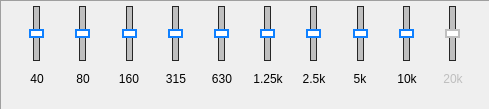
             <widget class="QFrame" name="EQ2_frame3">
              <property name="sizePolicy">
               <sizepolicy hsizetype="Fixed" vsizetype="Fixed">
                <horstretch>0</horstretch>
                <verstretch>0</verstretch>
               </sizepolicy>
              </property>
              <property name="minimumSize">
               <size>
                <width>490</width>
                <height>110</height>
               </size>
              </property>
              <property name="maximumSize">
               <size>
                <width>490</width>
                <height>110</height>
               </size>
              </property>
              <property name="frameShape">
               <enum>QFrame::Panel</enum>
              </property>
              <property name="frameShadow">
               <enum>QFrame::Sunken</enum>
              </property>
              <layout class="QHBoxLayout" name="horizontalLayout_5">
               <property name="topMargin">
                <number>5</number>
               </property>
               <property name="bottomMargin">
                <number>11</number>
               </property>
               <item>
                <spacer name="horizontalSpacer_9">
                 <property name="orientation">
                  <enum>Qt::Horizontal</enum>
                 </property>
                 <property name="sizeType">
                  <enum>QSizePolicy::Fixed</enum>
                 </property>
                 <property name="sizeHint" stdset="0">
                  <size>
                   <width>5</width>
                   <height>20</height>
                  </size>
                 </property>
                </spacer>
               </item>
               <item>
                <layout class="QVBoxLayout" name="Band1_4">
                 <property name="spacing">
                  <number>0</number>
                 </property>
                 <item alignment="Qt::AlignHCenter">
                  <widget class="QSlider" name="EQ2_40">
                   <property name="minimumSize">
                    <size>
                     <width>0</width>
                     <height>55</height>
                    </size>
                   </property>
                   <property name="maximumSize">
                    <size>
                     <width>16777215</width>
                     <height>55</height>
                    </size>
                   </property>
                   <property name="font">
                    <font>
                     <kerning>true</kerning>
                    </font>
                   </property>
                   <property name="styleSheet">
                    <string notr="true">.QSlider::groove:vertical {
    border: 1px solid #262626;
	background: rgb(191, 191, 191);
	width: 5px;
	margin: 0 12px;
}

.QSlider::handle:vertical {
    background: white;
    border: 2px solid rgb(15, 128, 255);
    height: 5px;
    width: 10px;
	margin: 0px -5px

}</string>
                   </property>
                   <property name="minimum">
                    <number>-1</number>
                   </property>
                   <property name="maximum">
                    <number>1</number>
                   </property>
                   <property name="pageStep">
                    <number>0</number>
                   </property>
                   <property name="tracking">
                    <bool>true</bool>
                   </property>
                   <property name="orientation">
                    <enum>Qt::Vertical</enum>
                   </property>
                   <property name="invertedAppearance">
                    <bool>false</bool>
                   </property>
                   <property name="invertedControls">
                    <bool>false</bool>
                   </property>
                  </widget>
                 </item>
                 <item alignment="Qt::AlignHCenter|Qt::AlignVCenter">
                  <widget class="QLabel" name="EQ2_40_Lab">
                   <property name="minimumSize">
                    <size>
                     <width>30</width>
                     <height>0</height>
                    </size>
                   </property>
                   <property name="maximumSize">
                    <size>
                     <width>30</width>
                     <height>16777215</height>
                    </size>
                   </property>
                   <property name="text">
                    <string>40</string>
                   </property>
                   <property name="alignment">
                    <set>Qt::AlignCenter</set>
                   </property>
                  </widget>
                 </item>
                </layout>
               </item>
               <item>
                <layout class="QVBoxLayout" name="Band2_4">
                 <property name="spacing">
                  <number>0</number>
                 </property>
                 <item alignment="Qt::AlignHCenter">
                  <widget class="QSlider" name="EQ2_80">
                   <property name="minimumSize">
                    <size>
                     <width>0</width>
                     <height>55</height>
                    </size>
                   </property>
                   <property name="maximumSize">
                    <size>
                     <width>16777215</width>
                     <height>55</height>
                    </size>
                   </property>
                   <property name="font">
                    <font>
                     <kerning>true</kerning>
                    </font>
                   </property>
                   <property name="styleSheet">
                    <string notr="true">.QSlider::groove:vertical {
    border: 1px solid #262626;
	background: rgb(191, 191, 191);
	width: 5px;
	margin: 0 12px;
}

.QSlider::handle:vertical {
    background: white;
    border: 2px solid rgb(15, 128, 255);
    height: 5px;
    width: 10px;
	margin: 0px -5px

}</string>
                   </property>
                   <property name="minimum">
                    <number>-1</number>
                   </property>
                   <property name="maximum">
                    <number>1</number>
                   </property>
                   <property name="pageStep">
                    <number>0</number>
                   </property>
                   <property name="tracking">
                    <bool>true</bool>
                   </property>
                   <property name="orientation">
                    <enum>Qt::Vertical</enum>
                   </property>
                   <property name="invertedAppearance">
                    <bool>false</bool>
                   </property>
                   <property name="invertedControls">
                    <bool>false</bool>
                   </property>
                  </widget>
                 </item>
                 <item alignment="Qt::AlignHCenter|Qt::AlignVCenter">
                  <widget class="QLabel" name="EQ2_80_Lab">
                   <property name="minimumSize">
                    <size>
                     <width>30</width>
                     <height>0</height>
                    </size>
                   </property>
                   <property name="maximumSize">
                    <size>
                     <width>30</width>
                     <height>16777215</height>
                    </size>
                   </property>
                   <property name="text">
                    <string>80</string>
                   </property>
                   <property name="alignment">
                    <set>Qt::AlignCenter</set>
                   </property>
                  </widget>
                 </item>
                </layout>
               </item>
               <item>
                <layout class="QVBoxLayout" name="Band3_4">
                 <property name="spacing">
                  <number>0</number>
                 </property>
                 <item alignment="Qt::AlignHCenter">
                  <widget class="QSlider" name="EQ2_160">
                   <property name="minimumSize">
                    <size>
                     <width>0</width>
                     <height>55</height>
                    </size>
                   </property>
                   <property name="maximumSize">
                    <size>
                     <width>16777215</width>
                     <height>55</height>
                    </size>
                   </property>
                   <property name="font">
                    <font>
                     <kerning>true</kerning>
                    </font>
                   </property>
                   <property name="styleSheet">
                    <string notr="true">.QSlider::groove:vertical {
    border: 1px solid #262626;
	background: rgb(191, 191, 191);
	width: 5px;
	margin: 0 12px;
}

.QSlider::handle:vertical {
    background: white;
    border: 2px solid rgb(15, 128, 255);
    height: 5px;
    width: 10px;
	margin: 0px -5px

}</string>
                   </property>
                   <property name="minimum">
                    <number>-1</number>
                   </property>
                   <property name="maximum">
                    <number>1</number>
                   </property>
                   <property name="pageStep">
                    <number>0</number>
                   </property>
                   <property name="tracking">
                    <bool>true</bool>
                   </property>
                   <property name="orientation">
                    <enum>Qt::Vertical</enum>
                   </property>
                   <property name="invertedAppearance">
                    <bool>false</bool>
                   </property>
                   <property name="invertedControls">
                    <bool>false</bool>
                   </property>
                  </widget>
                 </item>
                 <item alignment="Qt::AlignHCenter|Qt::AlignVCenter">
                  <widget class="QLabel" name="EQ2_160_Lab">
                   <property name="minimumSize">
                    <size>
                     <width>30</width>
                     <height>0</height>
                    </size>
                   </property>
                   <property name="maximumSize">
                    <size>
                     <width>30</width>
                     <height>16777215</height>
                    </size>
                   </property>
                   <property name="text">
                    <string>160</string>
                   </property>
                   <property name="alignment">
                    <set>Qt::AlignCenter</set>
                   </property>
                  </widget>
                 </item>
                </layout>
               </item>
               <item>
                <layout class="QVBoxLayout" name="Band4_4">
                 <property name="spacing">
                  <number>0</number>
                 </property>
                 <item alignment="Qt::AlignHCenter">
                  <widget class="QSlider" name="EQ2_315">
                   <property name="minimumSize">
                    <size>
                     <width>0</width>
                     <height>55</height>
                    </size>
                   </property>
                   <property name="maximumSize">
                    <size>
                     <width>16777215</width>
                     <height>55</height>
                    </size>
                   </property>
                   <property name="font">
                    <font>
                     <kerning>true</kerning>
                    </font>
                   </property>
                   <property name="styleSheet">
                    <string notr="true">.QSlider::groove:vertical {
    border: 1px solid #262626;
	background: rgb(191, 191, 191);
	width: 5px;
	margin: 0 12px;
}

.QSlider::handle:vertical {
    background: white;
    border: 2px solid rgb(15, 128, 255);
    height: 5px;
    width: 10px;
	margin: 0px -5px

}</string>
                   </property>
                   <property name="minimum">
                    <number>-1</number>
                   </property>
                   <property name="maximum">
                    <number>1</number>
                   </property>
                   <property name="pageStep">
                    <number>0</number>
                   </property>
                   <property name="tracking">
                    <bool>true</bool>
                   </property>
                   <property name="orientation">
                    <enum>Qt::Vertical</enum>
                   </property>
                   <property name="invertedAppearance">
                    <bool>false</bool>
                   </property>
                   <property name="invertedControls">
                    <bool>false</bool>
                   </property>
                  </widget>
                 </item>
                 <item alignment="Qt::AlignHCenter|Qt::AlignVCenter">
                  <widget class="QLabel" name="EQ2_315_Lab">
                   <property name="minimumSize">
                    <size>
                     <width>30</width>
                     <height>0</height>
                    </size>
                   </property>
                   <property name="maximumSize">
                    <size>
                     <width>30</width>
                     <height>16777215</height>
                    </size>
                   </property>
                   <property name="text">
                    <string>315</string>
                   </property>
                   <property name="alignment">
                    <set>Qt::AlignCenter</set>
                   </property>
                  </widget>
                 </item>
                </layout>
               </item>
               <item>
                <layout class="QVBoxLayout" name="Band5_4">
                 <property name="spacing">
                  <number>0</number>
                 </property>
                 <item alignment="Qt::AlignHCenter">
                  <widget class="QSlider" name="EQ2_630">
                   <property name="minimumSize">
                    <size>
                     <width>0</width>
                     <height>55</height>
                    </size>
                   </property>
                   <property name="maximumSize">
                    <size>
                     <width>16777215</width>
                     <height>55</height>
                    </size>
                   </property>
                   <property name="font">
                    <font>
                     <kerning>true</kerning>
                    </font>
                   </property>
                   <property name="styleSheet">
                    <string notr="true">.QSlider::groove:vertical {
    border: 1px solid #262626;
	background: rgb(191, 191, 191);
	width: 5px;
	margin: 0 12px;
}

.QSlider::handle:vertical {
    background: white;
    border: 2px solid rgb(15, 128, 255);
    height: 5px;
    width: 10px;
	margin: 0px -5px

}</string>
                   </property>
                   <property name="minimum">
                    <number>-1</number>
                   </property>
                   <property name="maximum">
                    <number>1</number>
                   </property>
                   <property name="pageStep">
                    <number>0</number>
                   </property>
                   <property name="tracking">
                    <bool>true</bool>
                   </property>
                   <property name="orientation">
                    <enum>Qt::Vertical</enum>
                   </property>
                   <property name="invertedAppearance">
                    <bool>false</bool>
                   </property>
                   <property name="invertedControls">
                    <bool>false</bool>
                   </property>
                  </widget>
                 </item>
                 <item alignment="Qt::AlignHCenter|Qt::AlignVCenter">
                  <widget class="QLabel" name="EQ2_630_Lab">
                   <property name="minimumSize">
                    <size>
                     <width>30</width>
                     <height>0</height>
                    </size>
                   </property>
                   <property name="maximumSize">
                    <size>
                     <width>30</width>
                     <height>16777215</height>
                    </size>
                   </property>
                   <property name="text">
                    <string>630</string>
                   </property>
                   <property name="alignment">
                    <set>Qt::AlignCenter</set>
                   </property>
                  </widget>
                 </item>
                </layout>
               </item>
               <item>
                <layout class="QVBoxLayout" name="Band6_4">
                 <property name="spacing">
                  <number>0</number>
                 </property>
                 <item alignment="Qt::AlignHCenter">
                  <widget class="QSlider" name="EQ2_1250">
                   <property name="minimumSize">
                    <size>
                     <width>0</width>
                     <height>55</height>
                    </size>
                   </property>
                   <property name="maximumSize">
                    <size>
                     <width>16777215</width>
                     <height>55</height>
                    </size>
                   </property>
                   <property name="sizeIncrement">
                    <size>
                     <width>0</width>
                     <height>0</height>
                    </size>
                   </property>
                   <property name="font">
                    <font>
                     <kerning>true</kerning>
                    </font>
                   </property>
                   <property name="styleSheet">
                    <string notr="true">.QSlider::groove:vertical {
    border: 1px solid #262626;
	background: rgb(191, 191, 191);
	width: 5px;
	margin: 0 12px;
}

.QSlider::handle:vertical {
    background: white;
    border: 2px solid rgb(15, 128, 255);
    height: 5px;
    width: 10px;
	margin: 0px -5px

}</string>
                   </property>
                   <property name="minimum">
                    <number>-1</number>
                   </property>
                   <property name="maximum">
                    <number>1</number>
                   </property>
                   <property name="pageStep">
                    <number>0</number>
                   </property>
                   <property name="tracking">
                    <bool>true</bool>
                   </property>
                   <property name="orientation">
                    <enum>Qt::Vertical</enum>
                   </property>
                   <property name="invertedAppearance">
                    <bool>false</bool>
                   </property>
                   <property name="invertedControls">
                    <bool>false</bool>
                   </property>
                  </widget>
                 </item>
                 <item alignment="Qt::AlignHCenter|Qt::AlignVCenter">
                  <widget class="QLabel" name="EQ2_1250_Lab">
                   <property name="minimumSize">
                    <size>
                     <width>34</width>
                     <height>0</height>
                    </size>
                   </property>
                   <property name="maximumSize">
                    <size>
                     <width>34</width>
                     <height>16777215</height>
                    </size>
                   </property>
                   <property name="text">
                    <string>1.25k</string>
                   </property>
                   <property name="alignment">
                    <set>Qt::AlignCenter</set>
                   </property>
                  </widget>
                 </item>
                </layout>
               </item>
               <item>
                <layout class="QVBoxLayout" name="Band7_4">
                 <property name="spacing">
                  <number>0</number>
                 </property>
                 <item alignment="Qt::AlignHCenter">
                  <widget class="QSlider" name="EQ2_2500">
                   <property name="minimumSize">
                    <size>
                     <width>0</width>
                     <height>55</height>
                    </size>
                   </property>
                   <property name="maximumSize">
                    <size>
                     <width>16777215</width>
                     <height>55</height>
                    </size>
                   </property>
                   <property name="font">
                    <font>
                     <kerning>true</kerning>
                    </font>
                   </property>
                   <property name="styleSheet">
                    <string notr="true">.QSlider::groove:vertical {
    border: 1px solid #262626;
	background: rgb(191, 191, 191);
	width: 5px;
	margin: 0 12px;
}

.QSlider::handle:vertical {
    background: white;
    border: 2px solid rgb(15, 128, 255);
    height: 5px;
    width: 10px;
	margin: 0px -5px

}</string>
                   </property>
                   <property name="minimum">
                    <number>-1</number>
                   </property>
                   <property name="maximum">
                    <number>1</number>
                   </property>
                   <property name="pageStep">
                    <number>0</number>
                   </property>
                   <property name="tracking">
                    <bool>true</bool>
                   </property>
                   <property name="orientation">
                    <enum>Qt::Vertical</enum>
                   </property>
                   <property name="invertedAppearance">
                    <bool>false</bool>
                   </property>
                   <property name="invertedControls">
                    <bool>false</bool>
                   </property>
                  </widget>
                 </item>
                 <item alignment="Qt::AlignHCenter|Qt::AlignVCenter">
                  <widget class="QLabel" name="EQ2_2500_Lab">
                   <property name="minimumSize">
                    <size>
                     <width>30</width>
                     <height>0</height>
                    </size>
                   </property>
                   <property name="maximumSize">
                    <size>
                     <width>30</width>
                     <height>16777215</height>
                    </size>
                   </property>
                   <property name="text">
                    <string>2.5k</string>
                   </property>
                   <property name="alignment">
                    <set>Qt::AlignCenter</set>
                   </property>
                  </widget>
                 </item>
                </layout>
               </item>
               <item>
                <layout class="QVBoxLayout" name="Band8_4">
                 <property name="spacing">
                  <number>0</number>
                 </property>
                 <item alignment="Qt::AlignHCenter">
                  <widget class="QSlider" name="EQ2_5000">
                   <property name="minimumSize">
                    <size>
                     <width>0</width>
                     <height>55</height>
                    </size>
                   </property>
                   <property name="maximumSize">
                    <size>
                     <width>16777215</width>
                     <height>55</height>
                    </size>
                   </property>
                   <property name="font">
                    <font>
                     <kerning>true</kerning>
                    </font>
                   </property>
                   <property name="styleSheet">
                    <string notr="true">.QSlider::groove:vertical {
    border: 1px solid #262626;
	background: rgb(191, 191, 191);
	width: 5px;
	margin: 0 12px;
}

.QSlider::handle:vertical {
    background: white;
    border: 2px solid rgb(15, 128, 255);
    height: 5px;
    width: 10px;
	margin: 0px -5px

}</string>
                   </property>
                   <property name="minimum">
                    <number>-1</number>
                   </property>
                   <property name="maximum">
                    <number>1</number>
                   </property>
                   <property name="pageStep">
                    <number>0</number>
                   </property>
                   <property name="tracking">
                    <bool>true</bool>
                   </property>
                   <property name="orientation">
                    <enum>Qt::Vertical</enum>
                   </property>
                   <property name="invertedAppearance">
                    <bool>false</bool>
                   </property>
                   <property name="invertedControls">
                    <bool>false</bool>
                   </property>
                  </widget>
                 </item>
                 <item alignment="Qt::AlignHCenter|Qt::AlignVCenter">
                  <widget class="QLabel" name="EQ2_5000_Lab">
                   <property name="minimumSize">
                    <size>
                     <width>30</width>
                     <height>0</height>
                    </size>
                   </property>
                   <property name="maximumSize">
                    <size>
                     <width>30</width>
                     <height>16777215</height>
                    </size>
                   </property>
                   <property name="text">
                    <string>5k</string>
                   </property>
                   <property name="alignment">
                    <set>Qt::AlignCenter</set>
                   </property>
                  </widget>
                 </item>
                </layout>
               </item>
               <item>
                <layout class="QVBoxLayout" name="Band9_4">
                 <property name="spacing">
                  <number>0</number>
                 </property>
                 <item alignment="Qt::AlignHCenter">
                  <widget class="QSlider" name="EQ2_10000">
                   <property name="minimumSize">
                    <size>
                     <width>0</width>
                     <height>55</height>
                    </size>
                   </property>
                   <property name="maximumSize">
                    <size>
                     <width>16777215</width>
                     <height>55</height>
                    </size>
                   </property>
                   <property name="font">
                    <font>
                     <kerning>true</kerning>
                    </font>
                   </property>
                   <property name="styleSheet">
                    <string notr="true">.QSlider::groove:vertical {
    border: 1px solid #262626;
	background: rgb(191, 191, 191);
	width: 5px;
	margin: 0 12px;
}

.QSlider::handle:vertical {
    background: white;
    border: 2px solid rgb(15, 128, 255);
    height: 5px;
    width: 10px;
	margin: 0px -5px

}</string>
                   </property>
                   <property name="minimum">
                    <number>-1</number>
                   </property>
                   <property name="maximum">
                    <number>1</number>
                   </property>
                   <property name="pageStep">
                    <number>0</number>
                   </property>
                   <property name="tracking">
                    <bool>true</bool>
                   </property>
                   <property name="orientation">
                    <enum>Qt::Vertical</enum>
                   </property>
                   <property name="invertedAppearance">
                    <bool>false</bool>
                   </property>
                   <property name="invertedControls">
                    <bool>false</bool>
                   </property>
                  </widget>
                 </item>
                 <item alignment="Qt::AlignHCenter|Qt::AlignVCenter">
                  <widget class="QLabel" name="EQ2_10000_Lab">
                   <property name="minimumSize">
                    <size>
                     <width>30</width>
                     <height>0</height>
                    </size>
                   </property>
                   <property name="maximumSize">
                    <size>
                     <width>30</width>
                     <height>16777215</height>
                    </size>
                   </property>
                   <property name="text">
                    <string>10k</string>
                   </property>
                   <property name="alignment">
                    <set>Qt::AlignCenter</set>
                   </property>
                  </widget>
                 </item>
                </layout>
               </item>
               <item>
                <layout class="QVBoxLayout" name="Band10_4">
                 <property name="spacing">
                  <number>0</number>
                 </property>
                 <item alignment="Qt::AlignHCenter">
                  <widget class="QSlider" name="EQ2_20000">
                   <property name="enabled">
                    <bool>false</bool>
                   </property>
                   <property name="minimumSize">
                    <size>
                     <width>0</width>
                     <height>55</height>
                    </size>
                   </property>
                   <property name="maximumSize">
                    <size>
                     <width>16777215</width>
                     <height>55</height>
                    </size>
                   </property>
                   <property name="font">
                    <font>
                     <kerning>true</kerning>
                    </font>
                   </property>
                   <property name="styleSheet">
                    <string notr="true">.QSlider::groove:vertical {
    border: 1px solid #262626;
	background: rgb(191, 191, 191);
	width: 5px;
	margin: 0 12px;
}

.QSlider::handle:vertical {
    background: white;
    border: 2px solid rgb(191, 191, 191);
    height: 5px;
    width: 10px;
	margin: 0px -5px

}</string>
                   </property>
                   <property name="minimum">
                    <number>-1</number>
                   </property>
                   <property name="maximum">
                    <number>1</number>
                   </property>
                   <property name="pageStep">
                    <number>0</number>
                   </property>
                   <property name="tracking">
                    <bool>true</bool>
                   </property>
                   <property name="orientation">
                    <enum>Qt::Vertical</enum>
                   </property>
                   <property name="invertedAppearance">
                    <bool>false</bool>
                   </property>
                   <property name="invertedControls">
                    <bool>false</bool>
                   </property>
                  </widget>
                 </item>
                 <item alignment="Qt::AlignHCenter|Qt::AlignVCenter">
                  <widget class="QLabel" name="EQ2_20000_Lab">
                   <property name="enabled">
                    <bool>false</bool>
                   </property>
                   <property name="minimumSize">
                    <size>
                     <width>30</width>
                     <height>0</height>
                    </size>
                   </property>
                   <property name="maximumSize">
                    <size>
                     <width>30</width>
                     <height>16777215</height>
                    </size>
                   </property>
                   <property name="text">
                    <string>20k</string>
                   </property>
                   <property name="alignment">
                    <set>Qt::AlignCenter</set>
                   </property>
                  </widget>
                 </item>
                </layout>
               </item>
               <item>
                <spacer name="horizontalSpacer_10">
                 <property name="orientation">
                  <enum>Qt::Horizontal</enum>
                 </property>
                 <property name="sizeType">
                  <enum>QSizePolicy::Fixed</enum>
                 </property>
                 <property name="sizeHint" stdset="0">
                  <size>
                   <width>5</width>
                   <height>20</height>
                  </size>
                 </property>
                </spacer>
               </item>
              </layout>
             </widget>
